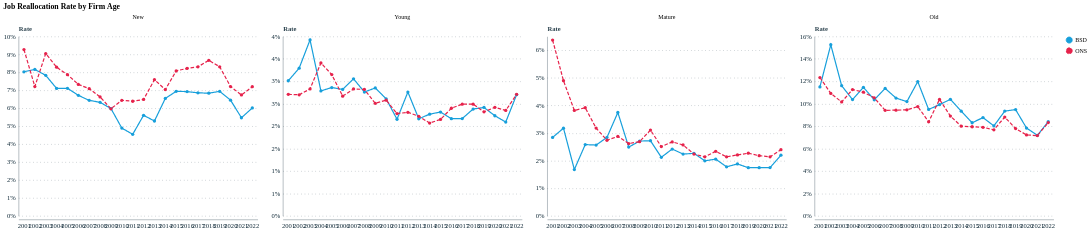

This figure's notebook cell:
### Code cell
age_facet('jrr', 'jrr_total', 'Job Reallocation Rate by Firm Age')

### Figure 1 — Vega-Lite specification as saved in the notebook (floating-point values rounded to 4 significant figures; data arrays with more than 128 entries replaced by an {"elided": "..."} marker saying what was removed)
{"config": {"font": "Circular Std", "mark": {"line": {"interpolate": "linear"}}, "view": {"stroke": "transparent", "width": 400, "height": 300}, "range": {"category": ["#179fdb", "#e6224b", "#f4c245", "#122b39", "#eb5c2e", "#36b7b4"], "diverging": ["#E6224B", "#E54753", "#C9C9C9", "#179FDB", "#122B39"], "heatmap": ["#C9C9C9", "#179FDB", "#0063AF", "#122B39"], "ordinal": ["#00A767", "#36B7B4", "#179FDB", "#0063AF", "#243B5A"]}, "axisX": {"labelColor": "#122b39", "tickColor": "#122b39", "domainColor": "#122b39", "domainOpacity": 0.5, "gridOpacity": 0, "labelFont": "Circular Std", "labelAngle": 0, "labelAlign": "center", "labelFontSize": 11, "labelPadding": 5, "tickCount": 10, "tickSize": 0, "title": ""}, "axisY": {"labelColor": "#122b39", "labelFont": "Circular Std", "tickColor": "#122b39", "domainColor": "#122b39", "gridColor": "#122b39", "gridDash": [1, 5], "gridOpacity": 0.5, "labelPadding": 5, "labelFontSize": 11, "domainOpacity": 0.5, "tickSize": 0, "title": null, "titleAlign": "left", "titleAngle": 0, "titleBaseline": "bottom", "titleColor": "#122b39", "titleOpacity": 0.9, "titleX": 0, "titleY": -7}}, "data": {"name": "data-e08f1a43a95349f9128e94c7e02ddb93"}, "mark": {"type": "line", "point": true, "size": 2}, "encoding": {"color": {"field": "source", "legend": {"title": null}, "scale": {"domain": ["BSD", "ONS"], "range": ["#179fdb", "#e6224b"]}, "type": "nominal"}, "facet": {"field": "group", "sort": ["New", "Young", "Mature", "Old"], "title": null, "type": "nominal"}, "strokeDash": {"field": "source", "scale": {"domain": ["BSD", "ONS"], "range": [[1, 0], [6, 3]]}, "type": "nominal"}, "x": {"field": "year", "title": null, "type": "ordinal"}, "y": {"axis": {"format": ".0%"}, "field": "value", "title": "Rate", "type": "quantitative"}}, "resolve": {"scale": {"y": "independent"}}, "title": "Job Reallocation Rate by Firm Age", "$schema": "https://vega.github.io/schema/vega-lite/v5.20.1.json", "datasets": {"data-e08f1a43a95349f9128e94c7e02ddb93": {"elided": "176 records"}}}
